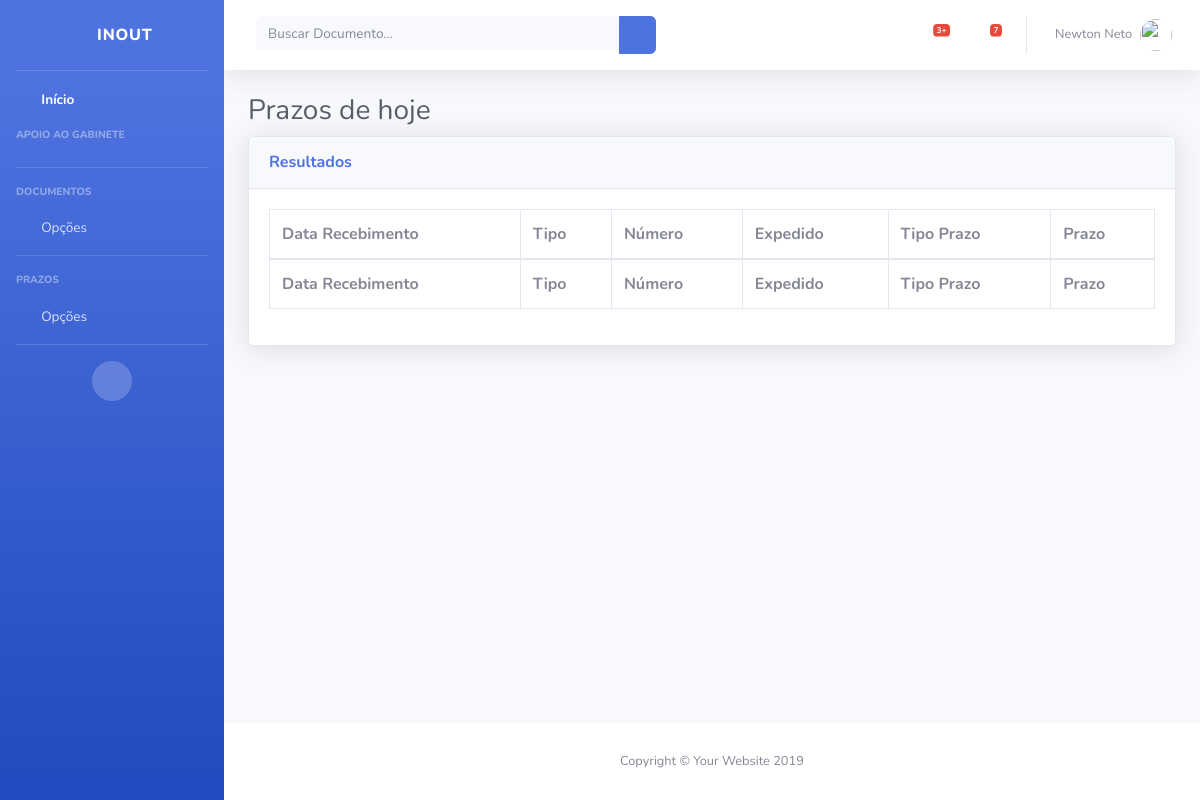
The page /listarprazosdodia on the database as committed earlier.
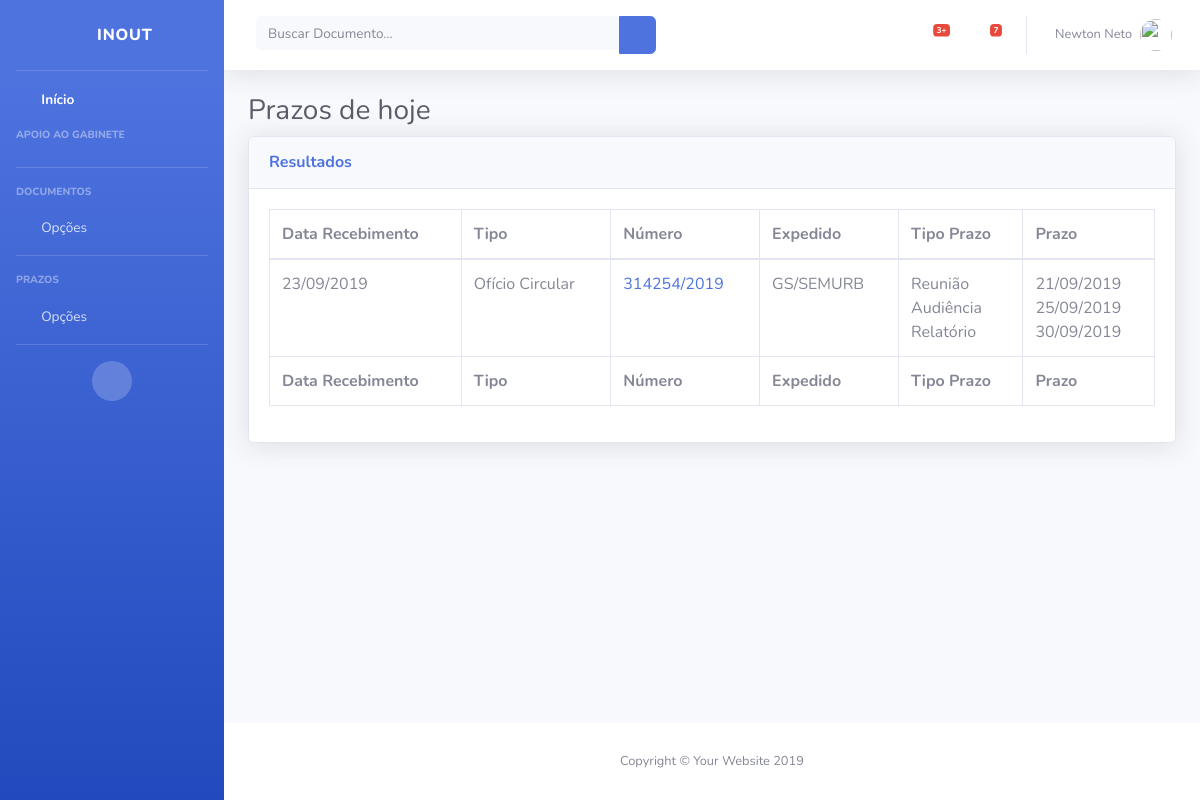
The same page on the database as committed later.
### inout/models.py (models this page shows, shortened)
class Documento(models.Model):
	data_de_entrada = models.DateTimeField('Data de Entrada')
	tipo_de_documento = models.CharField(max_length = 30)
	numero_do_documento = models.CharField(max_length = 30)
	orgao_expedidor_do_documento = models.CharField(max_length = 150)
	assunto_do_documento = models.CharField(max_length = 1000)
	despacho_do_documento = models.CharField(max_length = 200)
	numero_do_processo = models.CharField(max_length = 30)

class Prazo(models.Model):
	documento = models.ForeignKey(Documento, on_delete = models.CASCADE)
	tipo_de_prazo = models.CharField(max_length = 20)
	data_do_prazo = models.DateTimeField('Prazo')
	prazo_encerrado = models.BooleanField(default = False)

### inout/views.py (the view)
# urls.py: path('listarprazosdodia', views.listarprazosdodia, name = 'listarprazosdodia'),
def listarprazosdodia(request):
	lista_de_documentos = prazos_do_dia()
	contexto = {
		'titulo': "Prazos de hoje",
		'lista_de_documentos': lista_de_documentos,
	}
	return render(request, 'inout/listardocumentos.html', contexto)

### inout/views.py (called while the page is built)
def prazos_do_dia():
	lista_de_documentos = Documento.objects.filter(prazo__data_do_prazo = datetime.date.today())
	return lista_de_documentos

### inout/templates/inout/listardocumentos.html
{% load staticfiles %}
{% include "header.html" %}
        <div class="container-fluid">
          <h1 class="h3 mb-2 text-gray-800">{{ titulo }}</h1>
          <div class="card shadow mb-4">
            <div class="card-header py-3">
              <h6 class="m-0 font-weight-bold text-primary">Resultados</h6>
            </div>
            <div class="card-body">
              <div class="table-responsive">
                <table class="table table-bordered" id="dataTable" width="100%" cellspacing="0">
                  <thead>
                    <tr>
                      <th>Data Recebimento</th>
                      <th>Tipo</th>
                      <th>Número</th>
                      <th>Expedido</th>
                      <th>Tipo Prazo</th>
                      <th>Prazo</th>
                    </tr>
                  </thead>
                  <tfoot>
                    <tr>
                      <th>Data Recebimento</th>
                      <th>Tipo</th>
                      <th>Número</th>
                      <th>Expedido</th>
                      <th>Tipo Prazo</th>
                      <th>Prazo</th>
                    </tr>
                  </tfoot>
                  <tbody>
                    {% for documento in lista_de_documentos %}
                      <tr>
                        <td>{{ documento.data_de_entrada|date:'d/m/Y' }}</td>
                        <td>{{ documento.tipo_de_documento }}</a></td>
                        <td><a href="{% url 'inout:detalhesdocumento' documento.id %}">{{ documento.numero_do_documento }}</a></td>
                        <td>{{ documento.orgao_expedidor_do_documento }}</td>
                        <td>{% for prazo in documento.prazo_set.all %}
                          {% if prazo.data_do_prazo|date:'d/m/Y' != timezone.now|date:'d/m/Y' %}
                            {{ prazo.tipo_de_prazo }}
                          {% endif %}
                          <br/>
                        {% endfor %}</td>
                        <td>{% for prazo in documento.prazo_set.all %}
                          {{ prazo.data_do_prazo|date:'d/m/Y' }}
                          <br/>
                        {% endfor %}</td>
                      </tr>
                    {% endfor %}
                  </tbody>
                </table>
              </div>
            </div>
          </div>
        </div>
      </div>
{% include "footer.html" %}

### inout/templates/inout/header.html (shortened to what this page needs)
{% load staticfiles %}
<!DOCTYPE html>
<html lang="pt-br">
<head>
  <link href="{% static 'vendor/fontawesome-free/css/all.min.css' %}" rel="stylesheet" type="text/css">
  <link href="{% static 'css/sb-admin-2.min.css' %}" rel="stylesheet">
  <link href="{% static 'css/principal.css' %}" rel="stylesheet" type="text/css">
</head>
<body id="page-top">
  <div id="wrapper">
    <ul class="navbar-nav bg-gradient-primary sidebar sidebar-dark accordion" id="accordionSidebar">
      <a class="sidebar-brand d-flex align-items-center justify-content-center" href="{% url 'inout:index' %}">
        <div class="sidebar-brand-icon rotate-n-15">
          <i class="fas fa-laugh-wink"></i>
        </div>
        <div class="sidebar-brand-text mx-3">inOut</div>
      </a>
      <hr class="sidebar-divider my-0">
      <li class="nav-item active">
        <a class="nav-link" href="{% url 'inout:index' %}">
          <i class="fas fa-fw fa-tachometer-alt"></i>
          <span>Início</span></a>
      </li>
      <div class="sidebar-heading">
        Apoio ao Gabinete
      </div>
      <br/>
      <hr class="sidebar-divider">
      <div class="sidebar-heading">
        Documentos
      </div>
      <li class="nav-item">
        <a class="nav-link collapsed" href="#" data-toggle="collapse" data-target="#collapsePages" aria-expanded="true" aria-controls="collapsePages">
          <i class="fas fa-fw fa-folder"></i>
          <span>Opções</span>
        </a>
      </li>
      <hr class="sidebar-divider">
      <div class="sidebar-heading">
        Prazos
      </div>
      <li class="nav-item">
        <a class="nav-link collapsed" href="#" data-toggle="collapse" data-target="#collapsePrazos" aria-expanded="true" aria-controls="collapsePrazos">
          <i class="fas fa-fw fa-folder"></i>
          <span>Opções</span>
        </a>
      </li>
      <hr class="sidebar-divider d-none d-md-block">
      <div class="text-center d-none d-md-inline">
        <button class="rounded-circle border-0" id="sidebarToggle"></button>
      </div>
    </ul>
    <div id="content-wrapper" class="d-flex flex-column">
      <div id="content">
        <nav class="navbar navbar-expand navbar-light bg-white topbar mb-4 static-top shadow">
          <form class="d-none d-sm-inline-block form-inline mr-auto ml-md-3 my-2 my-md-0 mw-100 navbar-search">
            <div class="input-group">
              <input type="text" class="form-control bg-light border-0 small" placeholder="Buscar Documento..." aria-label="Search" aria-describedby="basic-addon2">
              <div class="input-group-append">
                <button class="btn btn-primary" type="button">
                  <i class="fas fa-search fa-sm"></i>
                </button>
              </div>
            </div>
          </form>
          <ul class="navbar-nav ml-auto">
            <li class="nav-item dropdown no-arrow mx-1">
              <a class="nav-link dropdown-toggle" href="#" id="alertsDropdown" role="button" data-toggle="dropdown" aria-haspopup="true" aria-expanded="false">
                <i class="fas fa-bell fa-fw"></i>
                <span class="badge badge-danger badge-counter">3+</span>
              </a>
            </li>
            <li class="nav-item dropdown no-arrow mx-1">
              <a class="nav-link dropdown-toggle" href="#" id="messagesDropdown" role="button" data-toggle="dropdown" aria-haspopup="true" aria-expanded="false">
                <i class="fas fa-envelope fa-fw"></i>
                <span class="badge badge-danger badge-counter">7</span>
              </a>
            </li>
            <li class="nav-item dropdown no-arrow">
              <a class="nav-link dropdown-toggle" href="#" id="userDropdown" role="button" data-toggle="dropdown" aria-haspopup="true" aria-expanded="false">
                <span class="mr-2 d-none d-lg-inline text-gray-600 small">Newton Neto</span>
                <img class="img-profile rounded-circle" src="{% static 'img/newtonneto.jpg' %}">
              </a>
            </li>
          </ul>
        </nav>

### inout/templates/inout/footer.html (shortened to what this page needs)
{% load staticfiles %}
      <footer class="sticky-footer bg-white">
        <div class="container my-auto">
          <div class="copyright text-center my-auto">
            <span>Copyright &copy; Your Website 2019</span>
          </div>
        </div>
      </footer>
    </div>
  </div>
</body>
</html>

Rows that differ between the two databases and show on the page:
added Documento: data_de_entrada "23/09/2019", tipo_de_documento "Ofício Circular", numero_do_documento "314254/2019", orgao_expedidor_do_documento "GS/SEMURB"
added Prazo: tipo_de_prazo "Reunião", data_do_prazo "21/09/2019"
added Prazo: tipo_de_prazo "Audiência", data_do_prazo "25/09/2019"
added Prazo: tipo_de_prazo "Relatório", data_do_prazo "30/09/2019"
